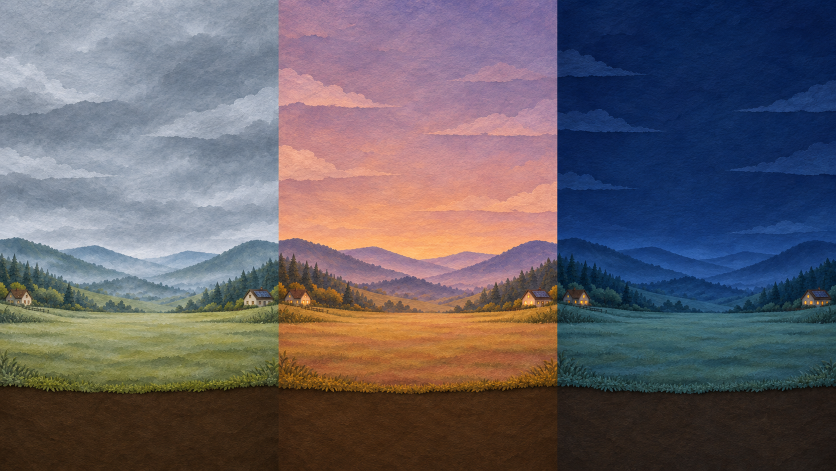
#> input picture assets/art/weather_stages.png, 1672 x 941 px (shown at 1/2 size)
$ python build_skyline.py
#> lines starting #> are read from the running program, lines starting #| are printed output that depends on the picture
#!/usr/bin/env python3
"""Measure the canonical painting's mountain ridge. Never modify source pixels."""
from pathlib import Path
import numpy as np
from PIL import Image
from scipy.ndimage import gaussian_filter, gaussian_filter1d
ROOT=Path(__file__).resolve().parents[1]
im=np.asarray(Image.open(ROOT/'assets/art/weather_stages.png').convert('RGB'),dtype=float)/255
width=im.shape[1]//3
#> width = 557
sm=gaussian_filter(im[:,:width],(2.5,2.5,0))
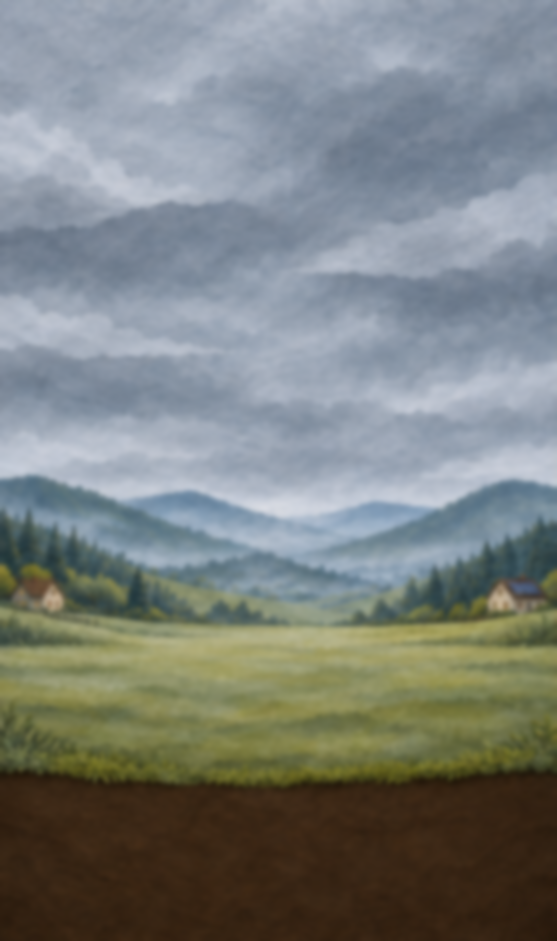
#> sm: shape (941, 557, 3) float64; mean R, G, B 0.486, 0.507, 0.498
# This band contains the continuous sky/mountain edge, above houses and trees.
start,stop=450,540
cost=np.linalg.norm(sm[start+3:stop+3]-sm[start:stop],axis=2)
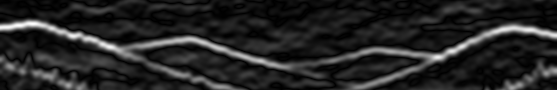
#> cost: shape (90, 557) float64; min 0.0002, max 0.285, mean 0.0412; drawn with min black and max white
score=cost[:,0].copy();links=[]
#> after `score = cost[:, 0].copy()`: score = 90 values, max 0.274 at index 27, min 0.00111 at index 19, mean 0.0455
for x in range(1,width):
 candidates=np.stack([np.roll(score,d)-abs(d)*0.012 for d in range(-3,4)])
 for i,d in enumerate(range(-3,4)):
  if d>0:candidates[i,:d]=-1e6
  elif d<0:candidates[i,d:]=-1e6
 best=candidates.argmax(axis=0)
 links.append(np.arange(len(score))-np.asarray(range(-3,4))[best])
 score=cost[:,x]+candidates.max(axis=0)
#> after the loop, links = 556 items
y=int(score.argmax());ridge=[y]
#> after `y = int(score.argmax())`: y = 35
#> after `ridge = [y]`: ridge = [35]
for link in reversed(links):y=int(link[y]);ridge.append(y)
#> this loop made 556 passes
#> after the loop, ridge = 557 values, max 66 at index 264, min 23 at index 520, mean 45.05
ridge=np.asarray(list(reversed(ridge)),dtype=float)+start+1.5
#> ridge = 557 values, max 517.5 at index 278, min 474.5 at index 26, mean 496.6
ridge=gaussian_filter1d(ridge,.65)/im.shape[0]
#> ridge = 557 values, max 0.55 at index 281, min 0.504 at index 29, mean 0.528
lines=['extends RefCounted','## Measured by tools/build_skyline.py; original painting pixels stay intact.','const HEIGHTS := [']
for x in range(0,width,12):lines.append('\t'+','.join('%.7f'%v for v in ridge[x:x+12])+',')
#> after the loop, lines = 50 items
lines+= [']']
(ROOT/'scripts/skyline.gd').write_text('\n'.join(lines)+'\n')
print('Measured %d fixed sky/mountain boundary samples.'%width)
#| Measured 557 fixed sky/mountain boundary samples.

$ run again, with assets/art/autumn_stage.png copied over assets/art/weather_stages.png
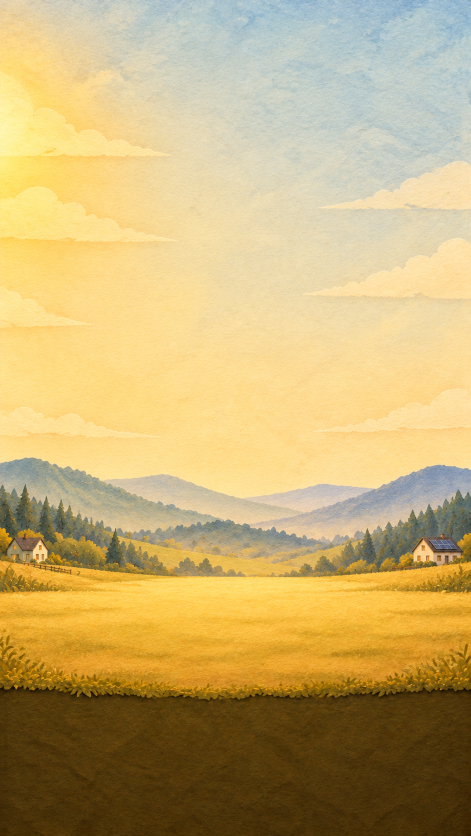
#> input picture assets/art/autumn_stage.png, 941 x 1672 px (shown at 1/2 size)
#> `sm=gaussian_filter(im[:,:width],(2.5,2.5,0))`:
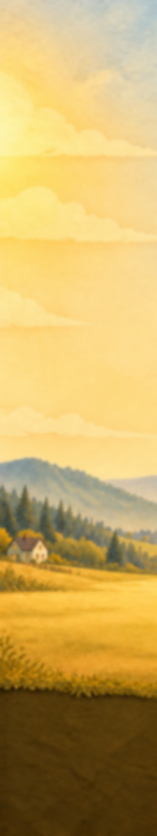
#> sm: shape (1672, 313, 3) float64 (shown at 1/2 size); mean R, G, B 0.796, 0.678, 0.394
#> `cost=np.linalg.norm(sm[start+3:stop+3]-sm[start:stop],axis=2)`:
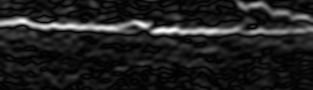
#> cost: shape (90, 313) float64; min 2.28e-05, max 0.0847, mean 0.0106; drawn with min black and max white
#> score = 90 values, max 0.0639 at index 23, min 0.000686 at index 88, mean 0.011
#> after the loop `for x in range(1,width):`: links = 312 items
#> `y = int(score.argmax())`: y = 29
#> `ridge = [y]`: ridge = [29]
#> the loop `for link in reversed(links):y=int(link[y]);ridge.append(y)` made 312 passes
#> after the loop `for link in reversed(links):y=int(link[y]);ridge.append(y)`: ridge = 313 values, max 32 at index 58, min 21 at index 287, mean 27.97
#> `ridge=np.asarray(list(reversed(ridge)),dtype=float)+start+1.5`: ridge = 313 values, max 483.5 at index 243, min 472.5 at index 16, mean 479.5
#> `ridge=gaussian_filter1d(ridge,.65)/im.shape[0]`: ridge = 313 values, max 0.289 at index 246, min 0.283 at index 19, mean 0.287
#> after the loop `for x in range(0,width,12):lines.append('\t'+','.join('%.7f'%v for v i..`: lines = 30 items
#| Measured 313 fixed sky/mountain boundary samples.
